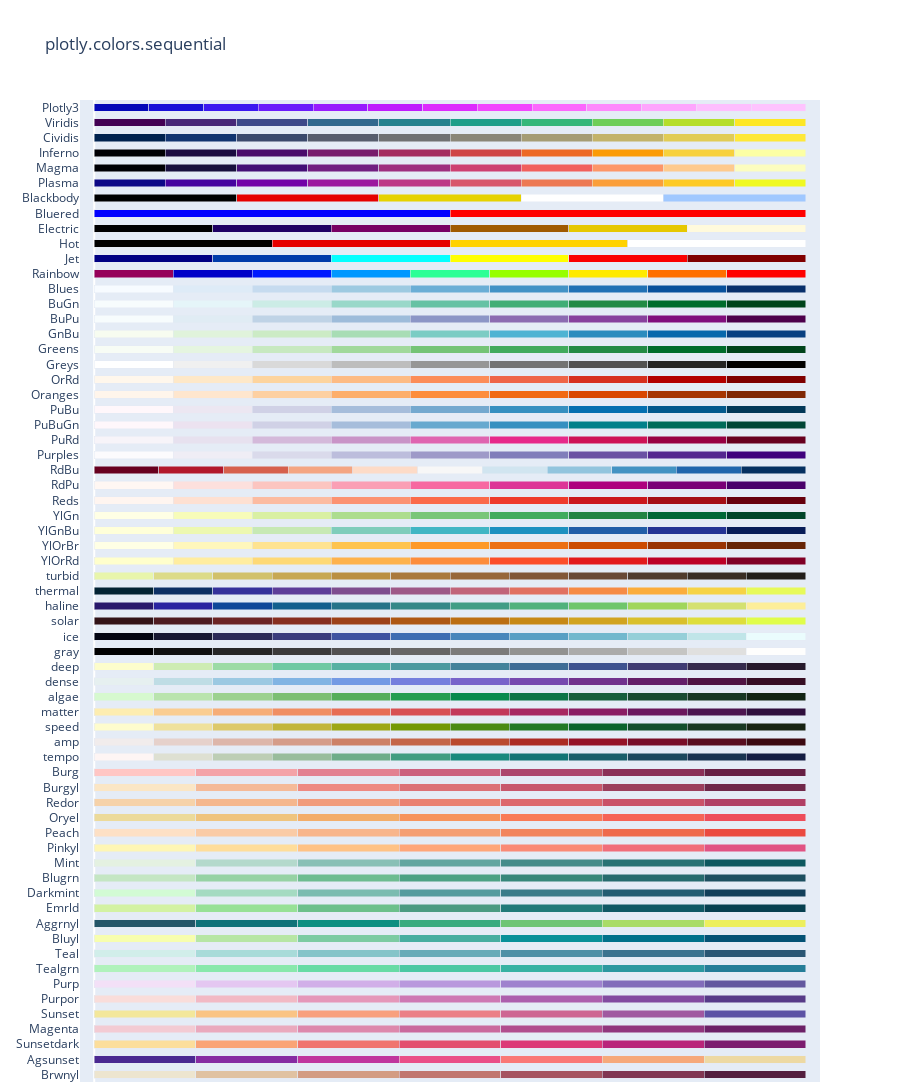

Notebook cell for this chart:
### Code cell
px.colors.sequential.swatches()

### Figure 1 — Plotly figure (JSON) as saved in the notebook; plotly's stock layout.template omitted (floating-point values rounded to 4 significant figures)
{"data": [{"customdata": [0, 1, 2, 3, 4, 5, 6], "hovertemplate": "%{y}[%{customdata}] = %{marker.color}<extra></extra>", "marker": {"color": ["rgb(237, 229, 207)", "rgb(224, 194, 162)", "rgb(211, 156, 131)", "rgb(193, 118, 111)", "rgb(166, 84, 97)", "rgb(129, 55, 83)", "rgb(84, 31, 63)"]}, "orientation": "h", "type": "bar", "x": [1, 1, 1, 1, 1, 1, 1], "y": ["Brwnyl", "Brwnyl", "Brwnyl", "Brwnyl", "Brwnyl", "Brwnyl", "Brwnyl"]}, {"customdata": [0, 1, 2, 3, 4, 5, 6], "hovertemplate": "%{y}[%{customdata}] = %{marker.color}<extra></extra>", "marker": {"color": ["rgb(75, 41, 145)", "rgb(135, 44, 162)", "rgb(192, 54, 157)", "rgb(234, 79, 136)", "rgb(250, 120, 118)", "rgb(246, 169, 122)", "rgb(237, 217, 163)"]}, "orientation": "h", "type": "bar", "x": [1, 1, 1, 1, 1, 1, 1], "y": ["Agsunset", "Agsunset", "Agsunset", "Agsunset", "Agsunset", "Agsunset", "Agsunset"]}, {"customdata": [0, 1, 2, 3, 4, 5, 6], "hovertemplate": "%{y}[%{customdata}] = %{marker.color}<extra></extra>", "marker": {"color": ["rgb(252, 222, 156)", "rgb(250, 164, 118)", "rgb(240, 116, 110)", "rgb(227, 79, 111)", "rgb(220, 57, 119)", "rgb(185, 37, 122)", "rgb(124, 29, 111)"]}, "orientation": "h", "type": "bar", "x": [1, 1, 1, 1, 1, 1, 1], "y": ["Sunsetdark", "Sunsetdark", "Sunsetdark", "Sunsetdark", "Sunsetdark", "Sunsetdark", "Sunsetdark"]}, {"customdata": [0, 1, 2, 3, 4, 5, 6], "hovertemplate": "%{y}[%{customdata}] = %{marker.color}<extra></extra>", "marker": {"color": ["rgb(243, 203, 211)", "rgb(234, 169, 189)", "rgb(221, 136, 172)", "rgb(202, 105, 157)", "rgb(177, 77, 142)", "rgb(145, 53, 125)", "rgb(108, 33, 103)"]}, "orientation": "h", "type": "bar", "x": [1, 1, 1, 1, 1, 1, 1], "y": ["Magenta", "Magenta", "Magenta", "Magenta", "Magenta", "Magenta", "Magenta"]}, {"customdata": [0, 1, 2, 3, 4, 5, 6], "hovertemplate": "%{y}[%{customdata}] = %{marker.color}<extra></extra>", "marker": {"color": ["rgb(243, 231, 155)", "rgb(250, 196, 132)", "rgb(248, 160, 126)", "rgb(235, 127, 134)", "rgb(206, 102, 147)", "rgb(160, 89, 160)", "rgb(92, 83, 165)"]}, "orientation": "h", "type": "bar", "x": [1, 1, 1, 1, 1, 1, 1], "y": ["Sunset", "Sunset", "Sunset", "Sunset", "Sunset", "Sunset", "Sunset"]}, {"customdata": [0, 1, 2, 3, 4, 5, 6], "hovertemplate": "%{y}[%{customdata}] = %{marker.color}<extra></extra>", "marker": {"color": ["rgb(249, 221, 218)", "rgb(242, 185, 196)", "rgb(229, 151, 185)", "rgb(206, 120, 179)", "rgb(173, 95, 173)", "rgb(131, 75, 160)", "rgb(87, 59, 136)"]}, "orientation": "h", "type": "bar", "x": [1, 1, 1, 1, 1, 1, 1], "y": ["Purpor", "Purpor", "Purpor", "Purpor", "Purpor", "Purpor", "Purpor"]}, {"customdata": [0, 1, 2, 3, 4, 5, 6], "hovertemplate": "%{y}[%{customdata}] = %{marker.color}<extra></extra>", "marker": {"color": ["rgb(243, 224, 247)", "rgb(228, 199, 241)", "rgb(209, 175, 232)", "rgb(185, 152, 221)", "rgb(159, 130, 206)", "rgb(130, 109, 186)", "rgb(99, 88, 159)"]}, "orientation": "h", "type": "bar", "x": [1, 1, 1, 1, 1, 1, 1], "y": ["Purp", "Purp", "Purp", "Purp", "Purp", "Purp", "Purp"]}, {"customdata": [0, 1, 2, 3, 4, 5, 6], "hovertemplate": "%{y}[%{customdata}] = %{marker.color}<extra></extra>", "marker": {"color": ["rgb(176, 242, 188)", "rgb(137, 232, 172)", "rgb(103, 219, 165)", "rgb(76, 200, 163)", "rgb(56, 178, 163)", "rgb(44, 152, 160)", "rgb(37, 125, 152)"]}, "orientation": "h", "type": "bar", "x": [1, 1, 1, 1, 1, 1, 1], "y": ["Tealgrn", "Tealgrn", "Tealgrn", "Tealgrn", "Tealgrn", "Tealgrn", "Tealgrn"]}, {"customdata": [0, 1, 2, 3, 4, 5, 6], "hovertemplate": "%{y}[%{customdata}] = %{marker.color}<extra></extra>", "marker": {"color": ["rgb(209, 238, 234)", "rgb(168, 219, 217)", "rgb(133, 196, 201)", "rgb(104, 171, 184)", "rgb(79, 144, 166)", "rgb(59, 115, 143)", "rgb(42, 86, 116)"]}, "orientation": "h", "type": "bar", "x": [1, 1, 1, 1, 1, 1, 1], "y": ["Teal", "Teal", "Teal", "Teal", "Teal", "Teal", "Teal"]}, {"customdata": [0, 1, 2, 3, 4, 5, 6], "hovertemplate": "%{y}[%{customdata}] = %{marker.color}<extra></extra>", "marker": {"color": ["rgb(247, 254, 174)", "rgb(183, 230, 165)", "rgb(124, 203, 162)", "rgb(70, 174, 160)", "rgb(8, 144, 153)", "rgb(0, 113, 139)", "rgb(4, 82, 117)"]}, "orientation": "h", "type": "bar", "x": [1, 1, 1, 1, 1, 1, 1], "y": ["Bluyl", "Bluyl", "Bluyl", "Bluyl", "Bluyl", "Bluyl", "Bluyl"]}, {"customdata": [0, 1, 2, 3, 4, 5, 6], "hovertemplate": "%{y}[%{customdata}] = %{marker.color}<extra></extra>", "marker": {"color": ["rgb(36, 86, 104)", "rgb(15, 114, 121)", "rgb(13, 143, 129)", "rgb(57, 171, 126)", "rgb(110, 197, 116)", "rgb(169, 220, 103)", "rgb(237, 239, 93)"]}, "orientation": "h", "type": "bar", "x": [1, 1, 1, 1, 1, 1, 1], "y": ["Aggrnyl", "Aggrnyl", "Aggrnyl", "Aggrnyl", "Aggrnyl", "Aggrnyl", "Aggrnyl"]}, {"customdata": [0, 1, 2, 3, 4, 5, 6], "hovertemplate": "%{y}[%{customdata}] = %{marker.color}<extra></extra>", "marker": {"color": ["rgb(211, 242, 163)", "rgb(151, 225, 150)", "rgb(108, 192, 139)", "rgb(76, 155, 130)", "rgb(33, 122, 121)", "rgb(16, 89, 101)", "rgb(7, 64, 80)"]}, "orientation": "h", "type": "bar", "x": [1, 1, 1, 1, 1, 1, 1], "y": ["Emrld", "Emrld", "Emrld", "Emrld", "Emrld", "Emrld", "Emrld"]}, {"customdata": [0, 1, 2, 3, 4, 5, 6], "hovertemplate": "%{y}[%{customdata}] = %{marker.color}<extra></extra>", "marker": {"color": ["rgb(210, 251, 212)", "rgb(165, 219, 194)", "rgb(123, 188, 176)", "rgb(85, 156, 158)", "rgb(58, 124, 137)", "rgb(35, 93, 114)", "rgb(18, 63, 90)"]}, "orientation": "h", "type": "bar", "x": [1, 1, 1, 1, 1, 1, 1], "y": ["Darkmint", "Darkmint", "Darkmint", "Darkmint", "Darkmint", "Darkmint", "Darkmint"]}, {"customdata": [0, 1, 2, 3, 4, 5, 6], "hovertemplate": "%{y}[%{customdata}] = %{marker.color}<extra></extra>", "marker": {"color": ["rgb(196, 230, 195)", "rgb(150, 210, 164)", "rgb(109, 188, 144)", "rgb(77, 162, 132)", "rgb(54, 135, 122)", "rgb(38, 107, 110)", "rgb(29, 79, 96)"]}, "orientation": "h", "type": "bar", "x": [1, 1, 1, 1, 1, 1, 1], "y": ["Blugrn", "Blugrn", "Blugrn", "Blugrn", "Blugrn", "Blugrn", "Blugrn"]}, {"customdata": [0, 1, 2, 3, 4, 5, 6], "hovertemplate": "%{y}[%{customdata}] = %{marker.color}<extra></extra>", "marker": {"color": ["rgb(228, 241, 225)", "rgb(180, 217, 204)", "rgb(137, 192, 182)", "rgb(99, 166, 160)", "rgb(68, 140, 138)", "rgb(40, 114, 116)", "rgb(13, 88, 95)"]}, "orientation": "h", "type": "bar", "x": [1, 1, 1, 1, 1, 1, 1], "y": ["Mint", "Mint", "Mint", "Mint", "Mint", "Mint", "Mint"]}, {"customdata": [0, 1, 2, 3, 4, 5, 6], "hovertemplate": "%{y}[%{customdata}] = %{marker.color}<extra></extra>", "marker": {"color": ["rgb(254, 246, 181)", "rgb(255, 221, 154)", "rgb(255, 194, 133)", "rgb(255, 166, 121)", "rgb(250, 138, 118)", "rgb(241, 109, 122)", "rgb(225, 83, 131)"]}, "orientation": "h", "type": "bar", "x": [1, 1, 1, 1, 1, 1, 1], "y": ["Pinkyl", "Pinkyl", "Pinkyl", "Pinkyl", "Pinkyl", "Pinkyl", "Pinkyl"]}, {"customdata": [0, 1, 2, 3, 4, 5, 6], "hovertemplate": "%{y}[%{customdata}] = %{marker.color}<extra></extra>", "marker": {"color": ["rgb(253, 224, 197)", "rgb(250, 203, 166)", "rgb(248, 181, 139)", "rgb(245, 158, 114)", "rgb(242, 133, 93)", "rgb(239, 106, 76)", "rgb(235, 74, 64)"]}, "orientation": "h", "type": "bar", "x": [1, 1, 1, 1, 1, 1, 1], "y": ["Peach", "Peach", "Peach", "Peach", "Peach", "Peach", "Peach"]}, {"customdata": [0, 1, 2, 3, 4, 5, 6], "hovertemplate": "%{y}[%{customdata}] = %{marker.color}<extra></extra>", "marker": {"color": ["rgb(236, 218, 154)", "rgb(239, 196, 126)", "rgb(243, 173, 106)", "rgb(247, 148, 93)", "rgb(249, 123, 87)", "rgb(246, 99, 86)", "rgb(238, 77, 90)"]}, "orientation": "h", "type": "bar", "x": [1, 1, 1, 1, 1, 1, 1], "y": ["Oryel", "Oryel", "Oryel", "Oryel", "Oryel", "Oryel", "Oryel"]}, {"customdata": [0, 1, 2, 3, 4, 5, 6], "hovertemplate": "%{y}[%{customdata}] = %{marker.color}<extra></extra>", "marker": {"color": ["rgb(246, 210, 169)", "rgb(245, 183, 142)", "rgb(241, 156, 124)", "rgb(234, 129, 113)", "rgb(221, 104, 108)", "rgb(202, 82, 104)", "rgb(177, 63, 100)"]}, "orientation": "h", "type": "bar", "x": [1, 1, 1, 1, 1, 1, 1], "y": ["Redor", "Redor", "Redor", "Redor", "Redor", "Redor", "Redor"]}, {"customdata": [0, 1, 2, 3, 4, 5, 6], "hovertemplate": "%{y}[%{customdata}] = %{marker.color}<extra></extra>", "marker": {"color": ["rgb(251, 230, 197)", "rgb(245, 186, 152)", "rgb(238, 138, 130)", "rgb(220, 113, 118)", "rgb(200, 88, 108)", "rgb(156, 63, 93)", "rgb(112, 40, 74)"]}, "orientation": "h", "type": "bar", "x": [1, 1, 1, 1, 1, 1, 1], "y": ["Burgyl", "Burgyl", "Burgyl", "Burgyl", "Burgyl", "Burgyl", "Burgyl"]}, {"customdata": [0, 1, 2, 3, 4, 5, 6], "hovertemplate": "%{y}[%{customdata}] = %{marker.color}<extra></extra>", "marker": {"color": ["rgb(255, 198, 196)", "rgb(244, 163, 168)", "rgb(227, 129, 145)", "rgb(204, 96, 125)", "rgb(173, 70, 108)", "rgb(139, 48, 88)", "rgb(103, 32, 68)"]}, "orientation": "h", "type": "bar", "x": [1, 1, 1, 1, 1, 1, 1], "y": ["Burg", "Burg", "Burg", "Burg", "Burg", "Burg", "Burg"]}, {"customdata": [0, 1, 2, 3, 4, 5, 6, 7, 8, 9, 10, 11], "hovertemplate": "%{y}[%{customdata}] = %{marker.color}<extra></extra>", "marker": {"color": ["rgb(254, 245, 244)", "rgb(222, 224, 210)", "rgb(189, 206, 181)", "rgb(153, 189, 156)", "rgb(110, 173, 138)", "rgb(65, 157, 129)", "rgb(25, 137, 125)", "rgb(18, 116, 117)", "rgb(25, 94, 106)", "rgb(28, 72, 93)", "rgb(25, 51, 80)", "rgb(20, 29, 67)"]}, "orientation": "h", "type": "bar", "x": [1, 1, 1, 1, 1, 1, 1, 1, 1, 1, 1, 1], "y": ["tempo", "tempo", "tempo", "tempo", "tempo", "tempo", "tempo", "tempo", "tempo", "tempo", "tempo", "tempo"]}, {"customdata": [0, 1, 2, 3, 4, 5, 6, 7, 8, 9, 10, 11], "hovertemplate": "%{y}[%{customdata}] = %{marker.color}<extra></extra>", "marker": {"color": ["rgb(241, 236, 236)", "rgb(230, 209, 203)", "rgb(221, 182, 170)", "rgb(213, 156, 137)", "rgb(205, 129, 103)", "rgb(196, 102, 73)", "rgb(186, 74, 47)", "rgb(172, 44, 36)", "rgb(149, 19, 39)", "rgb(120, 14, 40)", "rgb(89, 13, 31)", "rgb(60, 9, 17)"]}, "orientation": "h", "type": "bar", "x": [1, 1, 1, 1, 1, 1, 1, 1, 1, 1, 1, 1], "y": ["amp", "amp", "amp", "amp", "amp", "amp", "amp", "amp", "amp", "amp", "amp", "amp"]}, {"customdata": [0, 1, 2, 3, 4, 5, 6, 7, 8, 9, 10, 11], "hovertemplate": "%{y}[%{customdata}] = %{marker.color}<extra></extra>", "marker": {"color": ["rgb(254, 252, 205)", "rgb(239, 225, 156)", "rgb(221, 201, 106)", "rgb(194, 182, 59)", "rgb(157, 167, 21)", "rgb(116, 153, 5)", "rgb(75, 138, 20)", "rgb(35, 121, 36)", "rgb(11, 100, 44)", "rgb(18, 78, 43)", "rgb(25, 56, 34)", "rgb(23, 35, 18)"]}, "orientation": "h", "type": "bar", "x": [1, 1, 1, 1, 1, 1, 1, 1, 1, 1, 1, 1], "y": ["speed", "speed", "speed", "speed", "speed", "speed", "speed", "speed", "speed", "speed", "speed", "speed"]}, {"customdata": [0, 1, 2, 3, 4, 5, 6, 7, 8, 9, 10, 11], "hovertemplate": "%{y}[%{customdata}] = %{marker.color}<extra></extra>", "marker": {"color": ["rgb(253, 237, 176)", "rgb(250, 205, 145)", "rgb(246, 173, 119)", "rgb(240, 142, 98)", "rgb(231, 109, 84)", "rgb(216, 80, 83)", "rgb(195, 56, 90)", "rgb(168, 40, 96)", "rgb(138, 29, 99)", "rgb(107, 24, 93)", "rgb(76, 21, 80)", "rgb(47, 15, 61)"]}, "orientation": "h", "type": "bar", "x": [1, 1, 1, 1, 1, 1, 1, 1, 1, 1, 1, 1], "y": ["matter", "matter", "matter", "matter", "matter", "matter", "matter", "matter", "matter", "matter", "matter", "matter"]}, {"customdata": [0, 1, 2, 3, 4, 5, 6, 7, 8, 9, 10, 11], "hovertemplate": "%{y}[%{customdata}] = %{marker.color}<extra></extra>", "marker": {"color": ["rgb(214, 249, 207)", "rgb(186, 228, 174)", "rgb(156, 209, 143)", "rgb(124, 191, 115)", "rgb(85, 174, 91)", "rgb(37, 157, 81)", "rgb(7, 138, 78)", "rgb(13, 117, 71)", "rgb(23, 95, 61)", "rgb(25, 75, 49)", "rgb(23, 55, 35)", "rgb(17, 36, 20)"]}, "orientation": "h", "type": "bar", "x": [1, 1, 1, 1, 1, 1, 1, 1, 1, 1, 1, 1], "y": ["algae", "algae", "algae", "algae", "algae", "algae", "algae", "algae", "algae", "algae", "algae", "algae"]}, {"customdata": [0, 1, 2, 3, 4, 5, 6, 7, 8, 9, 10, 11], "hovertemplate": "%{y}[%{customdata}] = %{marker.color}<extra></extra>", "marker": {"color": ["rgb(230, 240, 240)", "rgb(191, 221, 229)", "rgb(156, 201, 226)", "rgb(129, 180, 227)", "rgb(115, 154, 228)", "rgb(117, 127, 221)", "rgb(120, 100, 202)", "rgb(119, 74, 175)", "rgb(113, 50, 141)", "rgb(100, 31, 104)", "rgb(80, 20, 66)", "rgb(54, 14, 36)"]}, "orientation": "h", "type": "bar", "x": [1, 1, 1, 1, 1, 1, 1, 1, 1, 1, 1, 1], "y": ["dense", "dense", "dense", "dense", "dense", "dense", "dense", "dense", "dense", "dense", "dense", "dense"]}, {"customdata": [0, 1, 2, 3, 4, 5, 6, 7, 8, 9, 10, 11], "hovertemplate": "%{y}[%{customdata}] = %{marker.color}<extra></extra>", "marker": {"color": ["rgb(253, 253, 204)", "rgb(206, 236, 179)", "rgb(156, 219, 165)", "rgb(111, 201, 163)", "rgb(86, 177, 163)", "rgb(76, 153, 160)", "rgb(68, 130, 155)", "rgb(62, 108, 150)", "rgb(62, 82, 143)", "rgb(64, 60, 115)", "rgb(54, 43, 77)", "rgb(39, 26, 44)"]}, "orientation": "h", "type": "bar", "x": [1, 1, 1, 1, 1, 1, 1, 1, 1, 1, 1, 1], "y": ["deep", "deep", "deep", "deep", "deep", "deep", "deep", "deep", "deep", "deep", "deep", "deep"]}, {"customdata": [0, 1, 2, 3, 4, 5, 6, 7, 8, 9, 10, 11], "hovertemplate": "%{y}[%{customdata}] = %{marker.color}<extra></extra>", "marker": {"color": ["rgb(0, 0, 0)", "rgb(16, 16, 16)", "rgb(38, 38, 38)", "rgb(59, 59, 59)", "rgb(81, 80, 80)", "rgb(102, 101, 101)", "rgb(124, 123, 122)", "rgb(146, 146, 145)", "rgb(171, 171, 170)", "rgb(197, 197, 195)", "rgb(224, 224, 223)", "rgb(254, 254, 253)"]}, "orientation": "h", "type": "bar", "x": [1, 1, 1, 1, 1, 1, 1, 1, 1, 1, 1, 1], "y": ["gray", "gray", "gray", "gray", "gray", "gray", "gray", "gray", "gray", "gray", "gray", "gray"]}, {"customdata": [0, 1, 2, 3, 4, 5, 6, 7, 8, 9, 10, 11], "hovertemplate": "%{y}[%{customdata}] = %{marker.color}<extra></extra>", "marker": {"color": ["rgb(3, 5, 18)", "rgb(25, 25, 51)", "rgb(44, 42, 87)", "rgb(58, 60, 125)", "rgb(62, 83, 160)", "rgb(62, 109, 178)", "rgb(72, 134, 187)", "rgb(89, 159, 196)", "rgb(114, 184, 205)", "rgb(149, 207, 216)", "rgb(192, 229, 232)", "rgb(234, 252, 253)"]}, "orientation": "h", "type": "bar", "x": [1, 1, 1, 1, 1, 1, 1, 1, 1, 1, 1, 1], "y": ["ice", "ice", "ice", "ice", "ice", "ice", "ice", "ice", "ice", "ice", "ice", "ice"]}, {"customdata": [0, 1, 2, 3, 4, 5, 6, 7, 8, 9, 10, 11], "hovertemplate": "%{y}[%{customdata}] = %{marker.color}<extra></extra>", "marker": {"color": ["rgb(51, 19, 23)", "rgb(79, 28, 33)", "rgb(108, 36, 36)", "rgb(135, 47, 32)", "rgb(157, 66, 25)", "rgb(174, 88, 20)", "rgb(188, 111, 19)", "rgb(199, 137, 22)", "rgb(209, 164, 32)", "rgb(217, 192, 44)", "rgb(222, 222, 59)", "rgb(224, 253, 74)"]}, "orientation": "h", "type": "bar", "x": [1, 1, 1, 1, 1, 1, 1, 1, 1, 1, 1, 1], "y": ["solar", "solar", "solar", "solar", "solar", "solar", "solar", "solar", "solar", "solar", "solar", "solar"]}, {"customdata": [0, 1, 2, 3, 4, 5, 6, 7, 8, 9, 10, 11], "hovertemplate": "%{y}[%{customdata}] = %{marker.color}<extra></extra>", "marker": {"color": ["rgb(41, 24, 107)", "rgb(42, 35, 160)", "rgb(15, 71, 153)", "rgb(18, 95, 142)", "rgb(38, 116, 137)", "rgb(53, 136, 136)", "rgb(65, 157, 133)", "rgb(81, 178, 124)", "rgb(111, 198, 107)", "rgb(160, 214, 91)", "rgb(212, 225, 112)", "rgb(253, 238, 153)"]}, "orientation": "h", "type": "bar", "x": [1, 1, 1, 1, 1, 1, 1, 1, 1, 1, 1, 1], "y": ["haline", "haline", "haline", "haline", "haline", "haline", "haline", "haline", "haline", "haline", "haline", "haline"]}, {"customdata": [0, 1, 2, 3, 4, 5, 6, 7, 8, 9, 10, 11], "hovertemplate": "%{y}[%{customdata}] = %{marker.color}<extra></extra>", "marker": {"color": ["rgb(3, 35, 51)", "rgb(13, 48, 100)", "rgb(53, 50, 155)", "rgb(93, 62, 153)", "rgb(126, 77, 143)", "rgb(158, 89, 135)", "rgb(193, 100, 121)", "rgb(225, 113, 97)", "rgb(246, 139, 69)", "rgb(251, 173, 60)", "rgb(246, 211, 70)", "rgb(231, 250, 90)"]}, "orientation": "h", "type": "bar", "x": [1, 1, 1, 1, 1, 1, 1, 1, 1, 1, 1, 1], "y": ["thermal", "thermal", "thermal", "thermal", "thermal", "thermal", "thermal", "thermal", "thermal", "thermal", "thermal", "thermal"]}, {"customdata": [0, 1, 2, 3, 4, 5, 6, 7, 8, 9, 10, 11], "hovertemplate": "%{y}[%{customdata}] = %{marker.color}<extra></extra>", "marker": {"color": ["rgb(232, 245, 171)", "rgb(220, 219, 137)", "rgb(209, 193, 107)", "rgb(199, 168, 83)", "rgb(186, 143, 66)", "rgb(170, 121, 60)", "rgb(151, 103, 58)", "rgb(129, 87, 56)", "rgb(104, 72, 53)", "rgb(80, 59, 46)", "rgb(57, 45, 37)", "rgb(34, 30, 27)"]}, "orientation": "h", "type": "bar", "x": [1, 1, 1, 1, 1, 1, 1, 1, 1, 1, 1, 1], "y": ["turbid", "turbid", "turbid", "turbid", "turbid", "turbid", "turbid", "turbid", "turbid", "turbid", "turbid", "turbid"]}, {"customdata": [0, 1, 2, 3, 4, 5, 6, 7, 8], "hovertemplate": "%{y}[%{customdata}] = %{marker.color}<extra></extra>", "marker": {"color": ["rgb(255,255,204)", "rgb(255,237,160)", "rgb(254,217,118)", "rgb(254,178,76)", "rgb(253,141,60)", "rgb(252,78,42)", "rgb(227,26,28)", "rgb(189,0,38)", "rgb(128,0,38)"]}, "orientation": "h", "type": "bar", "x": [1, 1, 1, 1, 1, 1, 1, 1, 1], "y": ["YlOrRd", "YlOrRd", "YlOrRd", "YlOrRd", "YlOrRd", "YlOrRd", "YlOrRd", "YlOrRd", "YlOrRd"]}, {"customdata": [0, 1, 2, 3, 4, 5, 6, 7, 8], "hovertemplate": "%{y}[%{customdata}] = %{marker.color}<extra></extra>", "marker": {"color": ["rgb(255,255,229)", "rgb(255,247,188)", "rgb(254,227,145)", "rgb(254,196,79)", "rgb(254,153,41)", "rgb(236,112,20)", "rgb(204,76,2)", "rgb(153,52,4)", "rgb(102,37,6)"]}, "orientation": "h", "type": "bar", "x": [1, 1, 1, 1, 1, 1, 1, 1, 1], "y": ["YlOrBr", "YlOrBr", "YlOrBr", "YlOrBr", "YlOrBr", "YlOrBr", "YlOrBr", "YlOrBr", "YlOrBr"]}, {"customdata": [0, 1, 2, 3, 4, 5, 6, 7, 8], "hovertemplate": "%{y}[%{customdata}] = %{marker.color}<extra></extra>", "marker": {"color": ["rgb(255,255,217)", "rgb(237,248,177)", "rgb(199,233,180)", "rgb(127,205,187)", "rgb(65,182,196)", "rgb(29,145,192)", "rgb(34,94,168)", "rgb(37,52,148)", "rgb(8,29,88)"]}, "orientation": "h", "type": "bar", "x": [1, 1, 1, 1, 1, 1, 1, 1, 1], "y": ["YlGnBu", "YlGnBu", "YlGnBu", "YlGnBu", "YlGnBu", "YlGnBu", "YlGnBu", "YlGnBu", "YlGnBu"]}, {"customdata": [0, 1, 2, 3, 4, 5, 6, 7, 8], "hovertemplate": "%{y}[%{customdata}] = %{marker.color}<extra></extra>", "marker": {"color": ["rgb(255,255,229)", "rgb(247,252,185)", "rgb(217,240,163)", "rgb(173,221,142)", "rgb(120,198,121)", "rgb(65,171,93)", "rgb(35,132,67)", "rgb(0,104,55)", "rgb(0,69,41)"]}, "orientation": "h", "type": "bar", "x": [1, 1, 1, 1, 1, 1, 1, 1, 1], "y": ["YlGn", "YlGn", "YlGn", "YlGn", "YlGn", "YlGn", "YlGn", "YlGn", "YlGn"]}, {"customdata": [0, 1, 2, 3, 4, 5, 6, 7, 8], "hovertemplate": "%{y}[%{customdata}] = %{marker.color}<extra></extra>", "marker": {"color": ["rgb(255,245,240)", "rgb(254,224,210)", "rgb(252,187,161)", "rgb(252,146,114)", "rgb(251,106,74)", "rgb(239,59,44)", "rgb(203,24,29)", "rgb(165,15,21)", "rgb(103,0,13)"]}, "orientation": "h", "type": "bar", "x": [1, 1, 1, 1, 1, 1, 1, 1, 1], "y": ["Reds", "Reds", "Reds", "Reds", "Reds", "Reds", "Reds", "Reds", "Reds"]}, {"customdata": [0, 1, 2, 3, 4, 5, 6, 7, 8], "hovertemplate": "%{y}[%{customdata}] = %{marker.color}<extra></extra>", "marker": {"color": ["rgb(255,247,243)", "rgb(253,224,221)", "rgb(252,197,192)", "rgb(250,159,181)", "rgb(247,104,161)", "rgb(221,52,151)", "rgb(174,1,126)", "rgb(122,1,119)", "rgb(73,0,106)"]}, "orientation": "h", "type": "bar", "x": [1, 1, 1, 1, 1, 1, 1, 1, 1], "y": ["RdPu", "RdPu", "RdPu", "RdPu", "RdPu", "RdPu", "RdPu", "RdPu", "RdPu"]}, {"customdata": [0, 1, 2, 3, 4, 5, 6, 7, 8, 9, 10], "hovertemplate": "%{y}[%{customdata}] = %{marker.color}<extra></extra>", "marker": {"color": ["rgb(103,0,31)", "rgb(178,24,43)", "rgb(214,96,77)", "rgb(244,165,130)", "rgb(253,219,199)", "rgb(247,247,247)", "rgb(209,229,240)", "rgb(146,197,222)", "rgb(67,147,195)", "rgb(33,102,172)", "rgb(5,48,97)"]}, "orientation": "h", "type": "bar", "x": [1, 1, 1, 1, 1, 1, 1, 1, 1, 1, 1], "y": ["RdBu", "RdBu", "RdBu", "RdBu", "RdBu", "RdBu", "RdBu", "RdBu", "RdBu", "RdBu", "RdBu"]}, {"customdata": [0, 1, 2, 3, 4, 5, 6, 7, 8], "hovertemplate": "%{y}[%{customdata}] = %{marker.color}<extra></extra>", "marker": {"color": ["rgb(252,251,253)", "rgb(239,237,245)", "rgb(218,218,235)", "rgb(188,189,220)", "rgb(158,154,200)", "rgb(128,125,186)", "rgb(106,81,163)", "rgb(84,39,143)", "rgb(63,0,125)"]}, "orientation": "h", "type": "bar", "x": [1, 1, 1, 1, 1, 1, 1, 1, 1], "y": ["Purples", "Purples", "Purples", "Purples", "Purples", "Purples", "Purples", "Purples", "Purples"]}, {"customdata": [0, 1, 2, 3, 4, 5, 6, 7, 8], "hovertemplate": "%{y}[%{customdata}] = %{marker.color}<extra></extra>", "marker": {"color": ["rgb(247,244,249)", "rgb(231,225,239)", "rgb(212,185,218)", "rgb(201,148,199)", "rgb(223,101,176)", "rgb(231,41,138)", "rgb(206,18,86)", "rgb(152,0,67)", "rgb(103,0,31)"]}, "orientation": "h", "type": "bar", "x": [1, 1, 1, 1, 1, 1, 1, 1, 1], "y": ["PuRd", "PuRd", "PuRd", "PuRd", "PuRd", "PuRd", "PuRd", "PuRd", "PuRd"]}, {"customdata": [0, 1, 2, 3, 4, 5, 6, 7, 8], "hovertemplate": "%{y}[%{customdata}] = %{marker.color}<extra></extra>", "marker": {"color": ["rgb(255,247,251)", "rgb(236,226,240)", "rgb(208,209,230)", "rgb(166,189,219)", "rgb(103,169,207)", "rgb(54,144,192)", "rgb(2,129,138)", "rgb(1,108,89)", "rgb(1,70,54)"]}, "orientation": "h", "type": "bar", "x": [1, 1, 1, 1, 1, 1, 1, 1, 1], "y": ["PuBuGn", "PuBuGn", "PuBuGn", "PuBuGn", "PuBuGn", "PuBuGn", "PuBuGn", "PuBuGn", "PuBuGn"]}, {"customdata": [0, 1, 2, 3, 4, 5, 6, 7, 8], "hovertemplate": "%{y}[%{customdata}] = %{marker.color}<extra></extra>", "marker": {"color": ["rgb(255,247,251)", "rgb(236,231,242)", "rgb(208,209,230)", "rgb(166,189,219)", "rgb(116,169,207)", "rgb(54,144,192)", "rgb(5,112,176)", "rgb(4,90,141)", "rgb(2,56,88)"]}, "orientation": "h", "type": "bar", "x": [1, 1, 1, 1, 1, 1, 1, 1, 1], "y": ["PuBu", "PuBu", "PuBu", "PuBu", "PuBu", "PuBu", "PuBu", "PuBu", "PuBu"]}, {"customdata": [0, 1, 2, 3, 4, 5, 6, 7, 8], "hovertemplate": "%{y}[%{customdata}] = %{marker.color}<extra></extra>", "marker": {"color": ["rgb(255,245,235)", "rgb(254,230,206)", "rgb(253,208,162)", "rgb(253,174,107)", "rgb(253,141,60)", "rgb(241,105,19)", "rgb(217,72,1)", "rgb(166,54,3)", "rgb(127,39,4)"]}, "orientation": "h", "type": "bar", "x": [1, 1, 1, 1, 1, 1, 1, 1, 1], "y": ["Oranges", "Oranges", "Oranges", "Oranges", "Oranges", "Oranges", "Oranges", "Oranges", "Oranges"]}, {"customdata": [0, 1, 2, 3, 4, 5, 6, 7, 8], "hovertemplate": "%{y}[%{customdata}] = %{marker.color}<extra></extra>", "marker": {"color": ["rgb(255,247,236)", "rgb(254,232,200)", "rgb(253,212,158)", "rgb(253,187,132)", "rgb(252,141,89)", "rgb(239,101,72)", "rgb(215,48,31)", "rgb(179,0,0)", "rgb(127,0,0)"]}, "orientation": "h", "type": "bar", "x": [1, 1, 1, 1, 1, 1, 1, 1, 1], "y": ["OrRd", "OrRd", "OrRd", "OrRd", "OrRd", "OrRd", "OrRd", "OrRd", "OrRd"]}, {"customdata": [0, 1, 2, 3, 4, 5, 6, 7, 8], "hovertemplate": "%{y}[%{customdata}] = %{marker.color}<extra></extra>", "marker": {"color": ["rgb(255,255,255)", "rgb(240,240,240)", "rgb(217,217,217)", "rgb(189,189,189)", "rgb(150,150,150)", "rgb(115,115,115)", "rgb(82,82,82)", "rgb(37,37,37)", "rgb(0,0,0)"]}, "orientation": "h", "type": "bar", "x": [1, 1, 1, 1, 1, 1, 1, 1, 1], "y": ["Greys", "Greys", "Greys", "Greys", "Greys", "Greys", "Greys", "Greys", "Greys"]}, {"customdata": [0, 1, 2, 3, 4, 5, 6, 7, 8], "hovertemplate": "%{y}[%{customdata}] = %{marker.color}<extra></extra>", "marker": {"color": ["rgb(247,252,245)", "rgb(229,245,224)", "rgb(199,233,192)", "rgb(161,217,155)", "rgb(116,196,118)", "rgb(65,171,93)", "rgb(35,139,69)", "rgb(0,109,44)", "rgb(0,68,27)"]}, "orientation": "h", "type": "bar", "x": [1, 1, 1, 1, 1, 1, 1, 1, 1], "y": ["Greens", "Greens", "Greens", "Greens", "Greens", "Greens", "Greens", "Greens", "Greens"]}, {"customdata": [0, 1, 2, 3, 4, 5, 6, 7, 8], "hovertemplate": "%{y}[%{customdata}] = %{marker.color}<extra></extra>", "marker": {"color": ["rgb(247,252,240)", "rgb(224,243,219)", "rgb(204,235,197)", "rgb(168,221,181)", "rgb(123,204,196)", "rgb(78,179,211)", "rgb(43,140,190)", "rgb(8,104,172)", "rgb(8,64,129)"]}, "orientation": "h", "type": "bar", "x": [1, 1, 1, 1, 1, 1, 1, 1, 1], "y": ["GnBu", "GnBu", "GnBu", "GnBu", "GnBu", "GnBu", "GnBu", "GnBu", "GnBu"]}, {"customdata": [0, 1, 2, 3, 4, 5, 6, 7, 8], "hovertemplate": "%{y}[%{customdata}] = %{marker.color}<extra></extra>", "marker": {"color": ["rgb(247,252,253)", "rgb(224,236,244)", "rgb(191,211,230)", "rgb(158,188,218)", "rgb(140,150,198)", "rgb(140,107,177)", "rgb(136,65,157)", "rgb(129,15,124)", "rgb(77,0,75)"]}, "orientation": "h", "type": "bar", "x": [1, 1, 1, 1, 1, 1, 1, 1, 1], "y": ["BuPu", "BuPu", "BuPu", "BuPu", "BuPu", "BuPu", "BuPu", "BuPu", "BuPu"]}, {"customdata": [0, 1, 2, 3, 4, 5, 6, 7, 8], "hovertemplate": "%{y}[%{customdata}] = %{marker.color}<extra></extra>", "marker": {"color": ["rgb(247,252,253)", "rgb(229,245,249)", "rgb(204,236,230)", "rgb(153,216,201)", "rgb(102,194,164)", "rgb(65,174,118)", "rgb(35,139,69)", "rgb(0,109,44)", "rgb(0,68,27)"]}, "orientation": "h", "type": "bar", "x": [1, 1, 1, 1, 1, 1, 1, 1, 1], "y": ["BuGn", "BuGn", "BuGn", "BuGn", "BuGn", "BuGn", "BuGn", "BuGn", "BuGn"]}, {"customdata": [0, 1, 2, 3, 4, 5, 6, 7, 8], "hovertemplate": "%{y}[%{customdata}] = %{marker.color}<extra></extra>", "marker": {"color": ["rgb(247,251,255)", "rgb(222,235,247)", "rgb(198,219,239)", "rgb(158,202,225)", "rgb(107,174,214)", "rgb(66,146,198)", "rgb(33,113,181)", "rgb(8,81,156)", "rgb(8,48,107)"]}, "orientation": "h", "type": "bar", "x": [1, 1, 1, 1, 1, 1, 1, 1, 1], "y": ["Blues", "Blues", "Blues", "Blues", "Blues", "Blues", "Blues", "Blues", "Blues"]}, {"customdata": [0, 1, 2, 3, 4, 5, 6, 7, 8], "hovertemplate": "%{y}[%{customdata}] = %{marker.color}<extra></extra>", "marker": {"color": ["rgb(150,0,90)", "rgb(0,0,200)", "rgb(0,25,255)", "rgb(0,152,255)", "rgb(44,255,150)", "rgb(151,255,0)", "rgb(255,234,0)", "rgb(255,111,0)", "rgb(255,0,0)"]}, "orientation": "h", "type": "bar", "x": [1, 1, 1, 1, 1, 1, 1, 1, 1], "y": ["Rainbow", "Rainbow", "Rainbow", "Rainbow", "Rainbow", "Rainbow", "Rainbow", "Rainbow", "Rainbow"]}, {"customdata": [0, 1, 2, 3, 4, 5], "hovertemplate": "%{y}[%{customdata}] = %{marker.color}<extra></extra>", "marker": {"color": ["rgb(0,0,131)", "rgb(0,60,170)", "rgb(5,255,255)", "rgb(255,255,0)", "rgb(250,0,0)", "rgb(128,0,0)"]}, "orientation": "h", "type": "bar", "x": [1, 1, 1, 1, 1, 1], "y": ["Jet", "Jet", "Jet", "Jet", "Jet", "Jet"]}, {"customdata": [0, 1, 2, 3], "hovertemplate": "%{y}[%{customdata}] = %{marker.color}<extra></extra>", "marker": {"color": ["rgb(0,0,0)", "rgb(230,0,0)", "rgb(255,210,0)", "rgb(255,255,255)"]}, "orientation": "h", "type": "bar", "x": [1, 1, 1, 1], "y": ["Hot", "Hot", "Hot", "Hot"]}, {"customdata": [0, 1, 2, 3, 4, 5], "hovertemplate": "%{y}[%{customdata}] = %{marker.color}<extra></extra>", "marker": {"color": ["rgb(0,0,0)", "rgb(30,0,100)", "rgb(120,0,100)", "rgb(160,90,0)", "rgb(230,200,0)", "rgb(255,250,220)"]}, "orientation": "h", "type": "bar", "x": [1, 1, 1, 1, 1, 1], "y": ["Electric", "Electric", "Electric", "Electric", "Electric", "Electric"]}, {"customdata": [0, 1], "hovertemplate": "%{y}[%{customdata}] = %{marker.color}<extra></extra>", "marker": {"color": ["rgb(0,0,255)", "rgb(255,0,0)"]}, "orientation": "h", "type": "bar", "x": [1, 1], "y": ["Bluered", "Bluered"]}, {"customdata": [0, 1, 2, 3, 4], "hovertemplate": "%{y}[%{customdata}] = %{marker.color}<extra></extra>", "marker": {"color": ["rgb(0,0,0)", "rgb(230,0,0)", "rgb(230,210,0)", "rgb(255,255,255)", "rgb(160,200,255)"]}, "orientation": "h", "type": "bar", "x": [1, 1, 1, 1, 1], "y": ["Blackbody", "Blackbody", "Blackbody", "Blackbody", "Blackbody"]}, {"customdata": [0, 1, 2, 3, 4, 5, 6, 7, 8, 9], "hovertemplate": "%{y}[%{customdata}] = %{marker.color}<extra></extra>", "marker": {"color": ["#0d0887", "#46039f", "#7201a8", "#9c179e", "#bd3786", "#d8576b", "#ed7953", "#fb9f3a", "#fdca26", "#f0f921"]}, "orientation": "h", "type": "bar", "x": [1, 1, 1, 1, 1, 1, 1, 1, 1, 1], "y": ["Plasma", "Plasma", "Plasma", "Plasma", "Plasma", "Plasma", "Plasma", "Plasma", "Plasma", "Plasma"]}, {"customdata": [0, 1, 2, 3, 4, 5, 6, 7, 8, 9], "hovertemplate": "%{y}[%{customdata}] = %{marker.color}<extra></extra>", "marker": {"color": ["#000004", "#180f3d", "#440f76", "#721f81", "#9e2f7f", "#cd4071", "#f1605d", "#fd9668", "#feca8d", "#fcfdbf"]}, "orientation": "h", "type": "bar", "x": [1, 1, 1, 1, 1, 1, 1, 1, 1, 1], "y": ["Magma", "Magma", "Magma", "Magma", "Magma", "Magma", "Magma", "Magma", "Magma", "Magma"]}, {"customdata": [0, 1, 2, 3, 4, 5, 6, 7, 8, 9], "hovertemplate": "%{y}[%{customdata}] = %{marker.color}<extra></extra>", "marker": {"color": ["#000004", "#1b0c41", "#4a0c6b", "#781c6d", "#a52c60", "#cf4446", "#ed6925", "#fb9b06", "#f7d13d", "#fcffa4"]}, "orientation": "h", "type": "bar", "x": [1, 1, 1, 1, 1, 1, 1, 1, 1, 1], "y": ["Inferno", "Inferno", "Inferno", "Inferno", "Inferno", "Inferno", "Inferno", "Inferno", "Inferno", "Inferno"]}, {"customdata": [0, 1, 2, 3, 4, 5, 6, 7, 8, 9], "hovertemplate": "%{y}[%{customdata}] = %{marker.color}<extra></extra>", "marker": {"color": ["#00224e", "#123570", "#3b496c", "#575d6d", "#707173", "#8a8678", "#a59c74", "#c3b369", "#e1cc55", "#fee838"]}, "orientation": "h", "type": "bar", "x": [1, 1, 1, 1, 1, 1, 1, 1, 1, 1], "y": ["Cividis", "Cividis", "Cividis", "Cividis", "Cividis", "Cividis", "Cividis", "Cividis", "Cividis", "Cividis"]}, {"customdata": [0, 1, 2, 3, 4, 5, 6, 7, 8, 9], "hovertemplate": "%{y}[%{customdata}] = %{marker.color}<extra></extra>", "marker": {"color": ["#440154", "#482878", "#3e4989", "#31688e", "#26828e", "#1f9e89", "#35b779", "#6ece58", "#b5de2b", "#fde725"]}, "orientation": "h", "type": "bar", "x": [1, 1, 1, 1, 1, 1, 1, 1, 1, 1], "y": ["Viridis", "Viridis", "Viridis", "Viridis", "Viridis", "Viridis", "Viridis", "Viridis", "Viridis", "Viridis"]}, {"customdata": [0, 1, 2, 3, 4, 5, 6, 7, 8, 9, 10, 11, 12], "hovertemplate": "%{y}[%{customdata}] = %{marker.color}<extra></extra>", "marker": {"color": ["#0508b8", "#1910d8", "#3c19f0", "#6b1cfb", "#981cfd", "#bf1cfd", "#dd2bfd", "#f246fe", "#fc67fd", "#fe88fc", "#fea5fd", "#febefe", "#fec3fe"]}, "orientation": "h", "type": "bar", "x": [1, 1, 1, 1, 1, 1, 1, 1, 1, 1, 1, 1, 1], "y": ["Plotly3", "Plotly3", "Plotly3", "Plotly3", "Plotly3", "Plotly3", "Plotly3", "Plotly3", "Plotly3", "Plotly3", "Plotly3", "Plotly3", "Plotly3"]}], "layout": {"bargap": 0.5, "barmode": "stack", "barnorm": "fraction", "height": 2600, "margin": {"b": 10}, "showlegend": false, "title": {"text": "plotly.colors.sequential"}, "xaxis": {"range": [-0.02, 1.02], "showgrid": false, "showticklabels": false}}}
